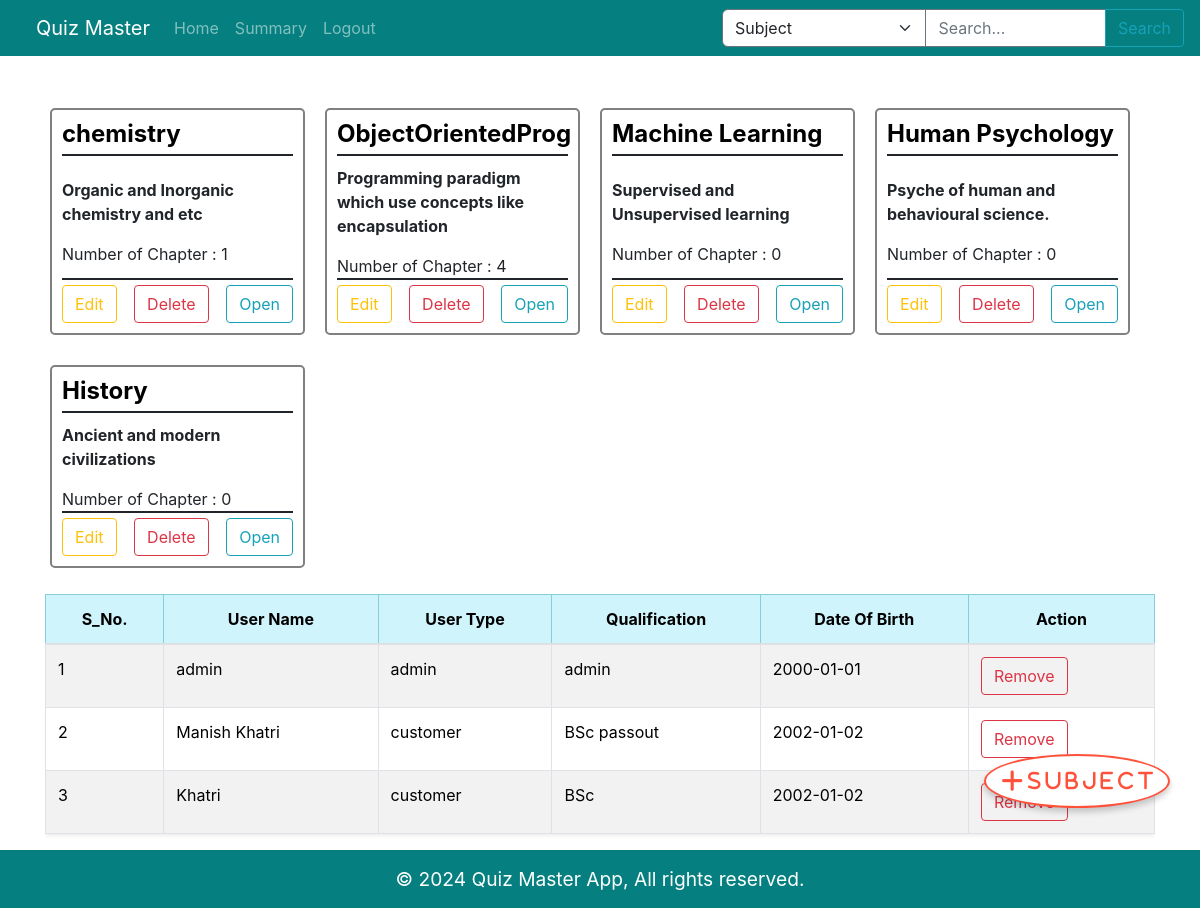
/admin_home (signed in), run on the app's committed database.
### app/models.py (models this page shows)
class Subject(db.Model):
    __tablename__ = 'subject'
    sub_id = db.Column(db.String, primary_key=True, nullable=False)
    sub_name = db.Column(db.String, nullable=False)
    sub_desc = db.Column(db.String)
    chapters = db.relationship('Chapter', backref='subject', cascade='all, delete-orphan')
    questions = db.relationship('Question', backref='subject', cascade='all, delete-orphan')

class Users(db.Model):
    __tablename__ = 'users'
    user_id = db.Column(db.String, primary_key=True, nullable=False)
    user_mail = db.Column(db.String, unique=True, nullable=False)
    user_name = db.Column(db.String, nullable=False)
    user_type = db.Column(db.String, nullable=False, default="customer")
    user_pass = db.Column(db.String, nullable=False)
    qualification = db.Column(db.String)
    dob = db.Column(db.Date, nullable=False)
    scores = db.relationship('Score', backref='user', cascade='all, delete-orphan')

### app/routes.py (the view)
@main.route('/admin_home')
@login_required
@role_required('admin')
def admin_homepage():
    user=session['user_id']
    subject_list=Subject.query.all()
    chap=Chapter.query.all()
    user_list=Users.query.all()
    return render_template('admin_home.html',subject_list=subject_list,chap=chap,user_list=user_list)

### app/routes.py (called while the page is built)
def login_required(f):
    @wraps(f)
    def decorated_function(*args, **kwargs):
        if 'user_id' not in session:
            flash('Login to start !!','error')
            return redirect(url_for('main.login'))
        return f(*args, **kwargs)
    return decorated_function

def role_required(type):
    def decorator(f):
        @wraps(f)
        def decorated_function(*args, **kwargs):
            if session.get('user_type') != type:
                flash('Unauthorized access', 'error')
                return redirect(url_for('main.login'))
            return f(*args, **kwargs)
        return decorated_function
    return decorator

### app/templates/admin_home.html (shortened to what this page needs)
{% extends 'layout.html' %}
{% block content %}
<div class="mt-5 mb-3 subjects">
{% for subject in subject_list %}
<div class="sub_card">
<h4 class="subject-heading">
  <a href="{{ url_for('main.subject_details',sub_id=subject.sub_id) }}" style="color: black; text-decoration: none ;">
    {{ subject.sub_name }}
  </a>
</h4>
<div>
<p><strong >{{ subject.sub_desc }}</strong></p>
  Number of Chapter :
  {{ chap | selectattr('sub_id', 'equalto', subject.sub_id) | list | length }}<br>
</div>
<div class="buttons">
  <button class="btn btn-outline-warning"  data-toggle="modal" data-target="#editSubject{{subject.sub_id}}">Edit</button>
  <a class="btn btn-outline-danger" data-toggle="modal" data-target="#deleteSubject{{subject.sub_id}}">Delete</a>
  <a class="btn btn-outline-info" href="{{ url_for('main.subject_details',sub_id=subject.sub_id) }}">Open</a>
</div>
</div>
{% endfor %}
</div>
<div class="table-responsive">
  <table class="table table-striped table-bordered table-hover shadow-sm">
      <thead class="table-info">
          <tr class="text-center">
              <th>S_No.</th>
              <th>User Name</th>
              <th>User Type</th>
              <th>Qualification</th>
              <th>Date Of Birth</th>
              <th>Action</th>
          </tr>
      </thead>
      <tbody>
          {% if user_list %}
          {% for user in user_list %}
              <tr>
                  <td>{{ loop.index }}</td>
                  <td>{{ user.user_name }}</td>
                  <td>{{ user.user_type }}</td>
                  <td>{{ user.qualification }}</td>
                  <td>{{ user.dob }}</td>
                  <td>
                    <button class="btn btn-outline-danger" data-toggle="modal" data-target="#removeUser{{user.user_id}}">Remove</button>
                  </td>
              </tr>
          {% endfor %}
          {% else %}
              <tr>
                  <td colspan="6" class="text-muted fs-5">No registration yet</td>
              </tr>
          {% endif %}
      </tbody>
  </table>
</div>
<div class="fab-container justify-content-center">
  <button class="fab" data-toggle="modal" data-target="#newSubjectModal">
    <i class="fas fa-plus fa-lg"></i> S u b j e c t
  </button>
</div>
{% endblock %}

### app/templates/layout.html (style rules this page uses)
body { display: flex; flex-direction: column; }

### app/templates/admin_home.html (style rules this page uses)
.subjects { display: flex; flex-wrap: wrap; margin-top: 200px; gap: 20px; text-align: center; width: 1100px; margin: auto; }
.sub_card { width: calc(25% - 20px); border: 2px solid grey; border-radius: 5px; margin-bottom: 10px; text-align: left; padding: 10px; display: flex; flex-direction: column; justify-content: space-between; }
.buttons { border-top: 2px solid ; padding-top: 5px; display: flex; justify-content: space-between; }
.subject-heading { font-weight:bold; margin-bottom: 10px; padding-bottom: 5px; border-bottom: 2px solid ; }
.fab-container { position: fixed; bottom: 100px; right: 30px; }
.fab { background-color: white; color: rgba(255, 30, 0, 0.777); border:2px solid rgba(255, 30, 0, 0.777); border-radius: 50%; padding: 15px; font-size: 20px; box-shadow: 0 4px 6px rgba(0, 0, 0, 0.2); }

### data on the page
Subject: sub_name "chemistry", sub_desc "Organic and Inorganic chemistry and etc", sub_id "1"
Subject: sub_name "ObjectOrientedProg", sub_desc "Programming paradigm which use concepts like encapsulation", sub_id "4"
Subject: sub_name "Machine Learning", sub_desc "Supervised and Unsupervised learning", sub_id "0"
Subject: sub_name "Human Psychology", sub_desc "Psyche of human and behavioural science.", sub_id "0"
Subject: sub_name "History", sub_desc "Ancient and modern civilizations", sub_id "0"
Users: user_name "admin", user_type "admin", qualification "admin", dob "2000-01-01"
Users: user_name "Manish Khatri", user_type "customer", qualification "BSc passout", dob "2002-01-02"
Users: user_name "Khatri", user_type "customer", qualification "BSc", dob "2002-01-02"
